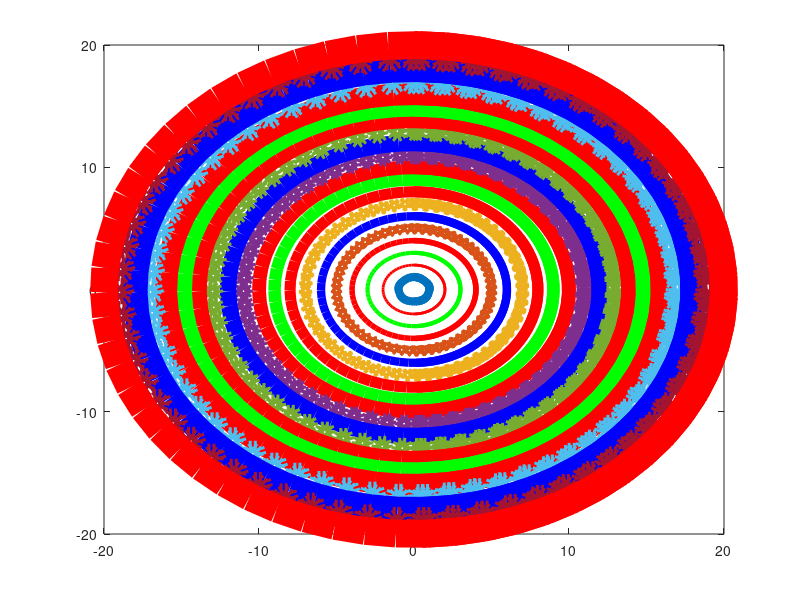

Reproduce this figure in MATLAB.
clc;
x_0=0;
x1=0;
y_0=0
t=0:0.1:3*pi;
for rad=1:20
    x1=x1+1;
    x=x_0+rad*sin(t);
    y=y_0+rad*cos(t);
    x2=mod(x1,2);
    x3=mod(x1,3);
    if x2==0 && x3==0
        plot(x,y,'b','LineWidth',x1);
    elseif(x2==0)
        plot(x,y,'r','LineWidth',x1);
    elseif(x3==0)
        plot(x,y,'g','LineWidth',x1);
    else
        plot(x,y,'p','LineWidth',x1);
    end
    pause(0.3)
    hold on;
end
hold off;
        
        